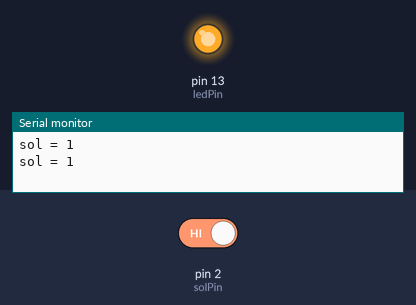
Simulated run of this sketch. Board: Arduino Uno, built with avr-gcc and run on an emulated ATmega328P. Parts: output pins drawn as LEDs (lit = HIGH), the last lines printed to the serial monitor. Inputs (shaded band) come from the test bench; at power-on: pin 2 (solPin) HIGH.

Above: at 1.2 s.
1.3 s: pin 2 (solPin) driven LOW
At 3.0 s:
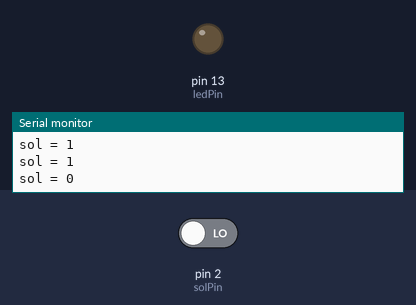
3.5 s: pin 2 (solPin) driven HIGH
At 4.5 s:
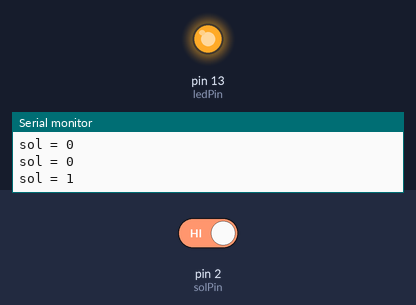
Timing chart, 0 to 6.5 s (numbered marks = the images above; inputs shaded):
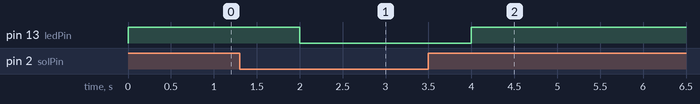

The sketch:

sketch_feb24a.ino
```cpp
#define solPin  2 // порт подключения датчика
#define ledPin 13 // порт подключения светодиода

int sol;

void setup(){
   Serial.begin(9600);

   pinMode(solPin, INPUT);
   pinMode(ledPin, OUTPUT);
}

void loop(){
   Serial.print("sol = ");
   Serial.println(digitalRead(solPin));

   if (digitalRead(solPin) == LOW) { digitalWrite(ledPin, LOW); }
   if (digitalRead(solPin) == HIGH) { digitalWrite(ledPin, HIGH); }

   delay(1000);
}
```

Measured:
- after the input at 1.3 s, pin 13 (ledPin): HIGH → LOW after 0.70 s
- after the input at 3.5 s, pin 13 (ledPin): LOW → HIGH after 0.50 s
